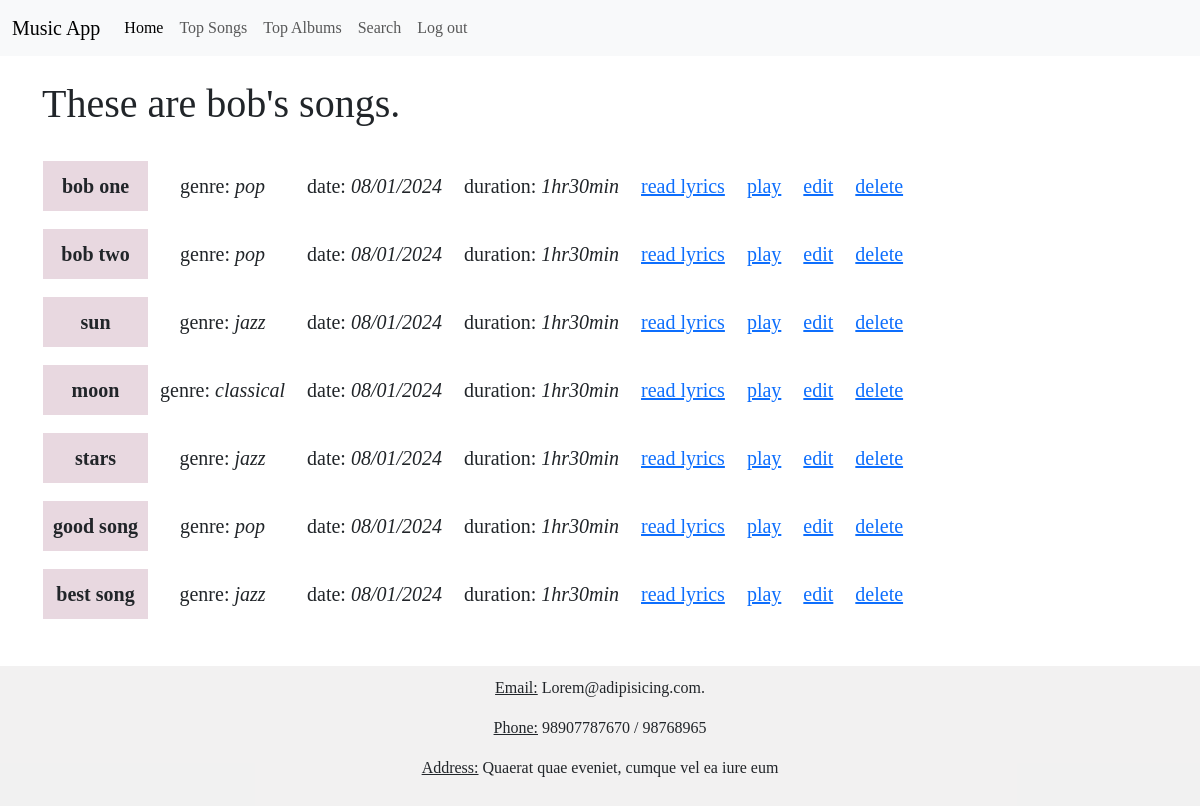
Screenshot of /1/my_songs with the database file from the repository.
### model.py (models this page shows)
class User(db.Model):
    id = db.Column(db.Integer, primary_key=True)
    password = db.Column(db.String(128), nullable=False)
    name = db.Column(db.String(128), nullable=False)
    role = db.Column(db.String(128), nullable=False)
    songs = db.relationship('Song', backref='user')
    playlists = db.relationship('Playlist', backref='user')
    albums = db.relationship('Album', backref='user')
    ratings = db.relationship('Rating', backref='user')
    avg_rating = db.Column(db.Integer, default=0)
    blacklist_id = db.Column(db.Integer, db.ForeignKey('blacklist.id'))

class Song(db.Model):
    id = db.Column(db.Integer, primary_key=True)
    title = db.Column(db.String(128), unique=True, nullable=False)
    genre_name = db.Column(db.String(128))
    date = db.Column(db.String)
    lyrics = db.Column(db.String(10000), nullable=False)
    duration = db.Column(db.String(128))
    creator = db.Column(db.String(128), nullable=False)
    user_id = db.Column(db.Integer, db.ForeignKey('user.id'))
    album_id = db.Column(db.Integer, db.ForeignKey('album.id'))
    ratings = db.relationship('Rating', backref='song')
    genre_id = db.Column(db.Integer, db.ForeignKey('genre.id'))
    avg_rating = db.Column(db.Integer, default=0)
    flag_id = db.Column(db.Integer, db.ForeignKey('flag.id'))

### app.py (the view)
@app.route("/<int:id>/my_songs", methods = ['Get', 'POST'])
def my_songs(id):
    this_user = User.query.get(id)
    lst = this_user.songs
    return render_template("my_songs.html", lst=lst, this_user=this_user)

### templates/my_songs.html (shortened to what this page needs)
{% extends "base.html" %}
{% block head %}
{{ super() }}
{% endblock %}
{% block body %}
    <h1>These are {{this_user.name}}'s songs.</h1><br>
    <table style="text-align: center;">
        {% for song in lst %}
        <tr>
            <td><p class="song_title"><b>{{ song.title }}</b></p></td>
            <td><p class="song_genre">genre: <i>{{ song.genre_name }}</i></p></td>
            <td><p class="song_date">date: <i>{{ song.date }}</i></p></td>
            <td><p class="song_dur">duration: <i>{{ song.duration }}</i></p></td>
            <td><a href="/{{song.id}}/read_lyrics"><p class="song_lyrics">read lyrics</p></a></td>
            <td><a href="/play"><p class="song_play">play</p></a></td>
            <td><a href="/{{this_user.id}}/{{song.id}}/edit_song"><p class="song_play">edit</p></a></td>
            <td><a href="/{{this_user.id}}/{{song.id}}/delete_song"><p class="song_play">delete</p></a></td>
        </tr>
        {% endfor %}
    </table>
{% endblock %}

### static/style.css (style rules this page uses)
* { font-family: 'Times New Roman', Times, serif; }
.song_title { font-size: 20px; padding: 10px; background-color: rgb(232, 216, 224); }
.song_genre { font-size: 20px; padding: 10px; }
.song_date { font-size: 20px; padding: 10px; }
.song_dur { font-size: 20px; padding: 10px; }
.song_lyrics { font-size: 20px; padding: 10px; }
.song_play { font-size: 20px; padding: 10px; }

### rows the page displays
User: name "bob"
Song: title "bob one", genre_name "pop", date "08/01/2024", duration "1hr30min"
Song: title "bob two", genre_name "pop", date "08/01/2024", duration "1hr30min"
Song: title "sun", genre_name "jazz", date "08/01/2024", duration "1hr30min"
Song: title "moon", genre_name "classical", date "08/01/2024", duration "1hr30min"
Song: title "stars", genre_name "jazz", date "08/01/2024", duration "1hr30min"
Song: title "good song", genre_name "pop", date "08/01/2024", duration "1hr30min"
Song: title "best song", genre_name "jazz", date "08/01/2024", duration "1hr30min"
